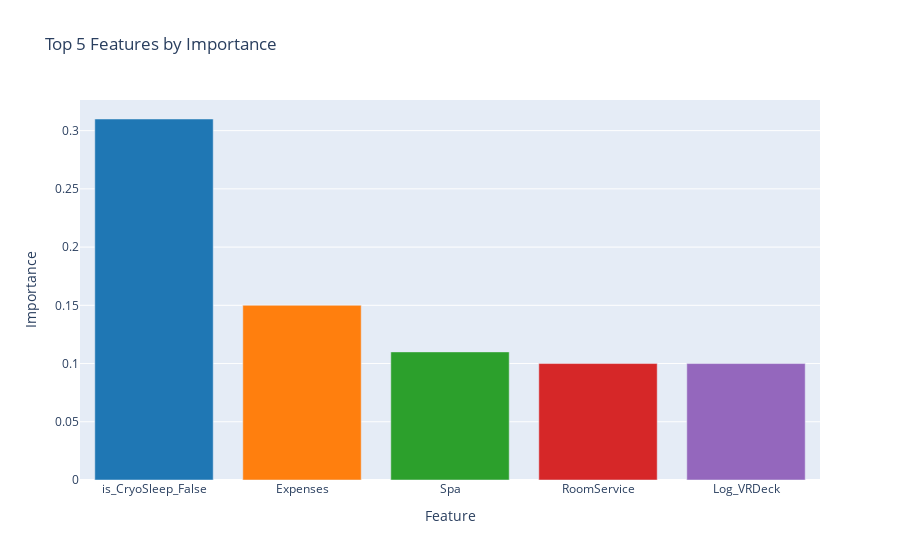

Notebook code for this chart:
### Markdown cell above
## Insight 1

- **Passenger Survival Rate**

The survival rate analysis of all passengers showed that only 50.36% of the passengers survived the accident. The VIP passengers had a lower survival rate of 38.19% compared to non-VIP passengers with a survival rate of 50.65%. This indicates that VIP passengers might have been prioritized over non-VIP passengers during the rescue operations.

As an actionable insight, the rescue teams should prioritize searching for non-VIP passengers during rescue operations to reduce the loss of lives in similar accidents. Management can also provide additional safety training and review evacuation protocols to ensure all passengers receive equal attention and priority(Kliff & Silver-Greenberg, 2022). These actions can increase customer loyalty and trust by improving the company's public perception as being committed to providing its passengers with safety and well-being.

### Code cell
display(fig)

### Figure 1 — Plotly figure (JSON) as saved in the notebook; plotly's stock layout.template omitted (floating-point values rounded to 4 significant figures)
{"data": [{"marker": {"color": ["rgb(31, 119, 180)", "rgb(255, 127, 14)", "rgb(44, 160, 44)", "rgb(214, 39, 40)", "rgb(148, 103, 189)"]}, "type": "bar", "x": ["is_CryoSleep_False", "Expenses", "Spa", "RoomService", "Log_VRDeck"], "y": [0.31, 0.15, 0.11, 0.1, 0.1]}], "layout": {"title": {"text": "Top 5 Features by Importance"}, "xaxis": {"title": {"text": "Feature"}}, "yaxis": {"title": {"text": "Importance"}}}}
